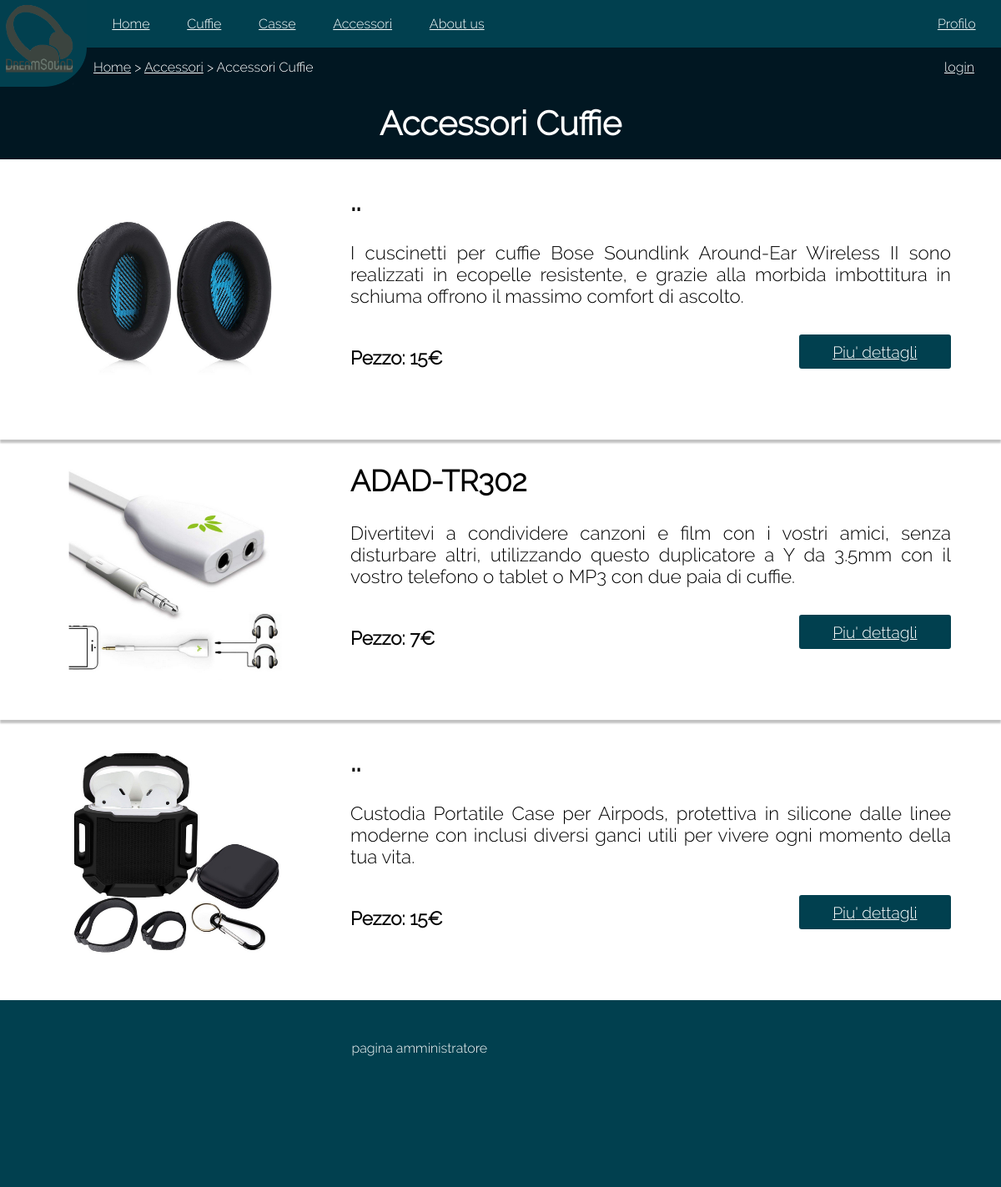
/accessoriCuffie.php?ntab=Accessori, run on an earlier commit of the app's database.
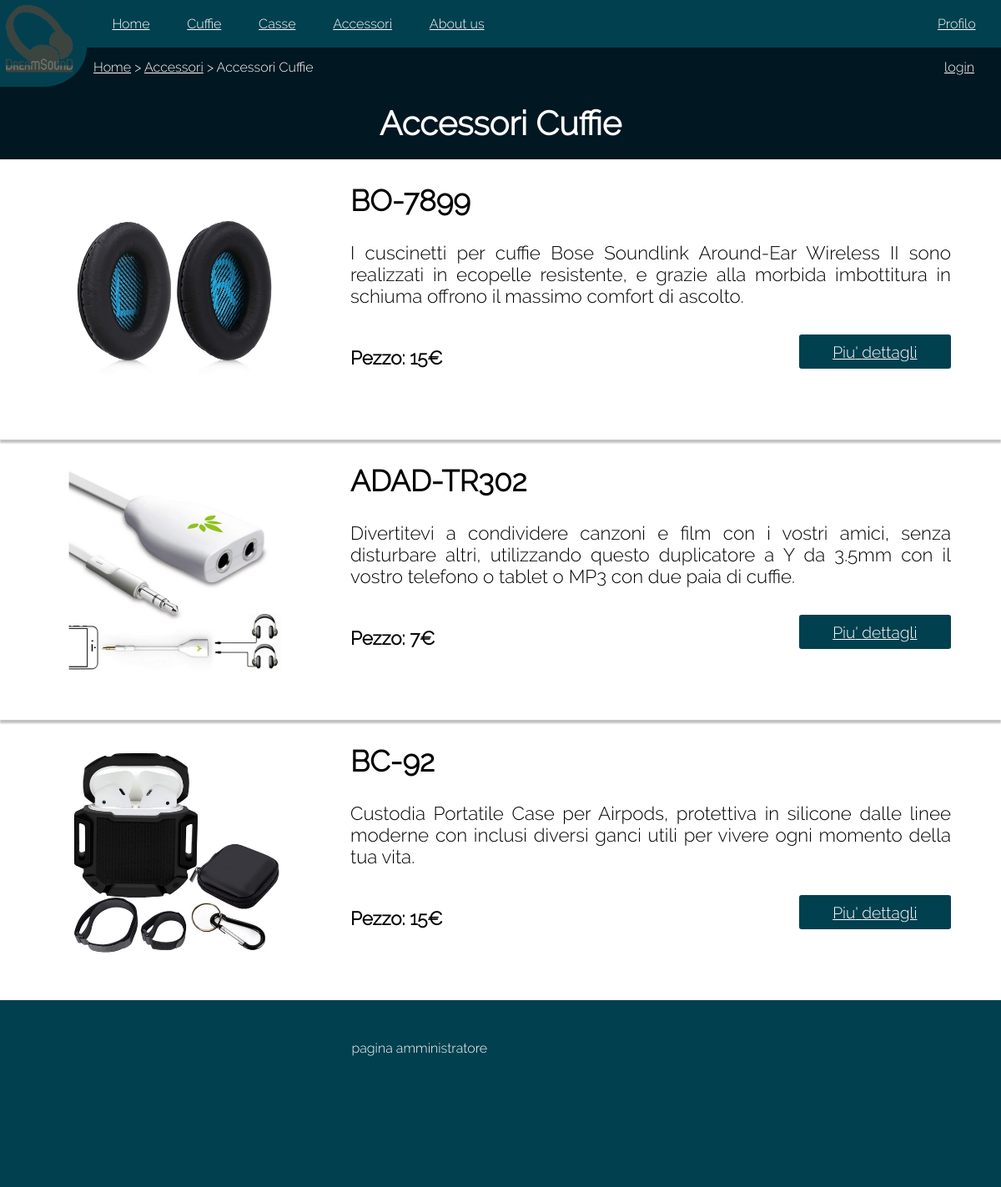
And on a later commit of the database.
### tables this page shows
CREATE TABLE Accessori
(
Id_p int,
Categoria char(20) NOT NULL,
Prezzo double NOT NULL,
Marca char(20) NOT NULL,
Modello char(20) NOT NULL,
Url_immagine char(50) NOT NULL,
Descrizione varchar(500) NOT NULL,
FOREIGN KEY (Id_p) REFERENCES Id_prodotti(Id_prodotto)
ON DELETE CASCADE
ON UPDATE NO ACTION
);

### accessoriCuffie.php (called while the page is built)
<?php
    require_once('php/functions.php');
    BuildPage("Accessori Cuffie",null);
?>

### php/buildDropdownPages.php (the view, shortened to what this page needs)
<?php
function insertProductList($titleTable,$category){
    require "./database/connessione.php";
    $result = $conn->query("SELECT * FROM `{$titleTable}` WHERE categoria='$category'");
    $htmlProduct='
    <div class="titlePage">
        <h1>'.$category.'</h1>
    </div>
    <div id="productsListContainer">';
    foreach($result as $listProduct){
        $htmlProduct=$htmlProduct.'
        <div class="productsContainer">
            <div class="imgsContainer">
                <img class="productsImg" src="./img/prodotti'.$listProduct["Url_immagine"].'" alt="prodotto1" >
            </div>
            <div class="descriptionsContainer">
                <h2>'.$listProduct['Modello'].'</h2>
                <p>'.$listProduct['Descrizione'].'</p>
                <div class="details">
                    <div class="productsPrice">
                        <h4>Pezzo: '.$listProduct['Prezzo'].'€</h4>
                    </div>
                    <a class="button" href="./singoloProdotto.php?idProdotto='.$listProduct['Id_p'].'&titleTable='.$titleTable.'&categoria='.$category.'">
                        Piu\' dettagli
                    </a>
                </div>
            </div>
        </div>';
    }
    $htmlProduct=$htmlProduct.'</div>';
    return $htmlProduct;
}
?>

### php/buildHeader.php
<?php
class menuElement{
    var $name;
    var $url;
    var $buttonType;
    var $otherClass;
    function __construct($name,$url,$buttonType,$otherClass){
        $this->name=$name;
        $this->url=$url;
        $this->buttonType=$buttonType;
        $this->otherClass=$otherClass;
    }
    function getName(){
        return $this->name;
    }
    function getUrl(){
        return $this->url;
    }
    function getType(){
        return $this->buttonType;
    }
    function getClasse(){
        return $this->otherClass;
    }
}
function createNavArray(){
    $menuPages=array(
        new menuElement('Home',                 'index',            '',                 ''),
        new menuElement('Cuffie',               'cuffie',           'dropDown',         ''),
        new menuElement('Cuffie in ear',        'cuffieInEar',      'dropdown-content', ''),
        new menuElement('Cuffie on ear',        'cuffieOnEar',      'dropdown-content', ''),
        new menuElement('Cuffie wireless',      'cuffieWireless',   'dropdown-content', ''),
        new menuElement('Casse',                'casse',            'dropDown',         ''),
        new menuElement('Casse Altoparlanti',   'casseAltoparlanti','dropdown-content', ''),
        new menuElement('Casse Bluetooth',      'casseBluetooth',   'dropdown-content', ''),
        new menuElement('Accessori',            'accessori',        'dropDown',         ''),
        new menuElement('Accessori Cuffie',     'accessoriCuffie',  'dropdown-content', ''),
        new menuElement('Accessori Casse',      'accessoriCasse',   'dropdown-content', ''),
        new menuElement('About us',             'aboutUs',          '',                 ''),
        new menuElement('Profilo',              'profilo',          'dropDown',         'menuDx'),
        new menuElement('Carrello',             'carrello',         'dropdown-content',  ''),
        new menuElement('Storico ordini',       'storicoOrdini',    'dropdown-content',  ''),
    );
    return $menuPages;
}
function internalPagesCount($i,$menuPages,$size){
    $numInternalPages=0;
    while($i<$size and $menuPages[$i]->getType()=="dropdown-content"){
        $numInternalPages +=1;
        $i++;
    }
    return $numInternalPages;
}
function prepareMenu($title,$menuPages){
    $menu='<nav id="navbar-container" role="navigation">
    <input type="checkbox">
        <span></span>
        <span></span>
        <span></span>
        <img src=./img/icon/logo2.png class="logo">';
    $menu=$menu.'<ul id="mobile">';
    $size=count($menuPages);
    $i=0;
    while($i<$size){
        if($menuPages[$i]->getName()==$title){
            $menu=$menu.'<li class="active '.$menuPages[$i]->getType().' '.$menuPages[$i]->getClasse().' ">
                                                            <a class="dropbtn">'.$menuPages[$i]->getName().'</a>';
        }
        else{
            $menu=$menu.'<li class="notActive '.$menuPages[$i]->getType().' '.$menuPages[$i]->getClasse().'">
                        <a class="dropbtn" href="'.$menuPages[$i]->getUrl().'.php">'.$menuPages[$i]->getName().'</a>';
        }
        if($menuPages[$i]->getType()=='dropDown'){
            $name=$menuPages[$i]->getName();
            $menu=$menu.'<div class="dropdown-content">';
            $numInternalPages=internalPagesCount($i+1,$menuPages,$size);
            while($numInternalPages!=0){
                $i++;
                $menu=$menu.'<a ';
                if($menuPages[$i]->getName()!=$title){
                    $menu=$menu.' href='.$menuPages[$i]->getUrl().'.php?ntab='.$name;
                }
                $menu=$menu.'>'.$menuPages[$i]->getName().'</a>';
                $numInternalPages--;
            }
            $menu=$menu.'</div>';
        }
        $menu=$menu.'</li>';
        $i++;
    }
    $menu=$menu.'</ul>';
    $menu=$menu.'</nav>';
    return $menu;
}
?>

### php/buildBreadcrumb.php (shortened to what this page needs)
<?php
function prepareBreadcrumb($title,$isProductPage,$isCategoryPage,$isSinglePage){
    $breadcrumb='<div id="breadcrumb">';
    if($title=="Home"){
        $breadcrumb=$breadcrumb.'Home ';
    }
    elseif($title=="Storico ordini" || $title=="Carrello" ){
        $breadcrumb=$breadcrumb.'<a href="./index.php"> Home</a> > <a href="./profilo.php"> Profilo</a> > '
                    .$title;
    }
    else if($isProductPage){
        $breadcrumb=$breadcrumb.
                    '<a href="./index.php"> Home</a> >
                    <a href="./'.$_REQUEST["ntab"].'.php"> '.$_REQUEST["ntab"].'</a> > '
                    .$title;
    }
    if(isset( $_SESSION["sessionUserId"])){
        $breadcrumb=$breadcrumb.'
        <div class="welcomeUser">
            <div class="showWelcome">
            benvenuto '.$_SESSION["sessionUserId"].', <a href="./index.php?logout=1"> logout</a>
            </div>
        </div>';
    }else{
        $breadcrumb=$breadcrumb.'
        <div class="welcomeUser">
            <div class="showWelcome">
            <a href="./login.php"> login</a>
            </div>
        </div>';
    }
    return $breadcrumb;
}
?>

### php/functions.php (shortened to what this page needs)
<?php
 require_once "buildHeader.php";
 require_once "buildBreadcrumb.php";
 require_once "buildDropdownPages.php";
function isProductPage($title,$menuPages){
    $esci=FALSE;
    $size=count($menuPages);
    $scorri=0;
    while($scorri<$size and $esci==FALSE){
        if($title==$menuPages[$scorri]->getName() && $menuPages[$scorri]->getType()=='dropdown-content' && $title!="Carrello" && $title!="Storico ordini"){
            $esci=TRUE;
        }
        $scorri++;
    }
    return $esci;
}
function isCategoryPage($title,$menuPages){
    $esci=FALSE;
    $size=count($menuPages);
    $scorri=0;
    return $esci;
}
function isSinglePage($title,$menuPages){
    $esci=FALSE;
    $size=count($menuPages);
    $scorri=0;
    return $esci;
}
function BuildPage($title,$contentActualPage) {
    $page=file_get_contents('./content/structure.html');
    $page=str_replace('{title}',$title,$page);
    $menuPages=createNavArray();
    $header=PrepareMenu($title,$menuPages);
    $page=str_replace('{header}',$header,$page);
    $isProductPage=isProductPage($title,$menuPages);
    $isCategoryPage=isCategoryPage($title,$menuPages);
    $isSinglePage=isSinglePage($title,$menuPages);
    if($isProductPage){
        if(isset($_REQUEST["ntab"])){
            $titleTable=$_REQUEST["ntab"];
        }
        $contentActualPage=insertProductList($titleTable,$title);
    }
    $page=str_replace('{content}',$contentActualPage,$page);
    $footer=file_get_contents('content/footer.html');
    $page=str_replace('{footer}',$footer,$page);
    $breadcrumb=prepareBreadcrumb($title,$isProductPage,$isCategoryPage,$isSinglePage);
    $page=str_replace('{breadcrumb}',$breadcrumb,$page);
    echo $page;
}
?>

### content/css/style.css (style rules this page uses)
body { width:100%; margin: 0; padding: 6.5em 0 0 0; overflow-x: hidden; min-height:100%; font-family: 'title'; }
h1 { font-family: 'title'; font-size: 2.5em; text-align: center; }
h2 { font-family: 'title'; font-size: 2.2em; font-weight: bold; }
h4 { font-family: 'title'; margin: 0; font-size: 1.4em; font-style: normal; }
p { font-family: 'title'; font-size: 1.4em; text-align: justify; }
.titlePage h1 { margin: 0px auto; padding: 0.5em 0; text-align: center; background-color: #011722; color: white; }
.button { background-color: #01404f; border: none; color:white; width: 8.5em; margin: 0 auto; display: block; text-align: center; border-radius: 3px; padding: 0.5em 0.5em; font-size: 1.2em; cursor: pointer; font-family:'title'; }
#navbar-container { position: fixed; width:100%; height: 3.5em; top:0px; left:0px; z-index: 10; }
.logo { width: 6.5em; height: 6.5em; left: 0; position: absolute; }
header ul { list-style-type: none; margin: 0; padding: 0; overflow: hidden; background-color:#01404f; padding-left: 7em; padding-right: 0.5em; }
header li { float: left; }
header li a, .dropbtn { display: inline-block; color: white; text-align: center; padding: 1.2em 1.4em; }
header li.menuDx { float:right; }
#breadcrumb { height: 3em; width: 100%; top: 3.5em; background-color:#011722; border-top: 0.5px solid #011722; color: white; line-height: 3em; padding-left: 7em; position: fixed; z-index: 9; overflow: hidden; }
#breadcrumb a, #breadcrumb a:visited { color: white; }
.welcomeUser { float: right; margin-right: 9em; }
#productsListContainer { margin:0; padding:0; }
#productsListContainer p { margin: 0; padding: 0; }
#productsListContainer .button { right: 0; bottom: 0; display: inline-block; position: absolute; }
.productsContainer { width: 100%; height: 20em; overflow: hidden; box-shadow: 0px 4px 2px #8080807A; padding-bottom: 1em; }
.imgsContainer { width: 35%; display: inline-block; }
.productsImg { margin-top: 2em; max-height: 80%; max-width: 80%; margin-left: auto; margin-right: auto; display: block; }
.descriptionsContainer { width: 60%; height: 20em; float: right; padding-right: 5%; }
.details { margin-top: 2em; width: 100%; display: inline-block; position: relative; }
.productsPrice { position: relative; display: inline-block; margin-top: 1em; }
#wrapper { width: 100%; background-color: #01404f; height: 13em; padding-top: 1em; }
footer { padding: 1em 0.5em 1em 0.5em; float:right; position:relative; left:-50%; text-align:left; }
footer a { display: block; color: white; text-align: left; padding: 1em 0.5em 0 0.5em; text-decoration: none; }
.imgsContainer { margin: 0 0 1em 0; height: 100%; width: 35%; vertical-align: middle; float: left; overflow: hidden; }

What changed in the data, as far as the page shows it:
changed accessori (number 1 of 3 on the later page): Modello ".." → "BO-7899"
changed accessori (number 3 of 3 on the later page): Modello ".." → "BC-92"
